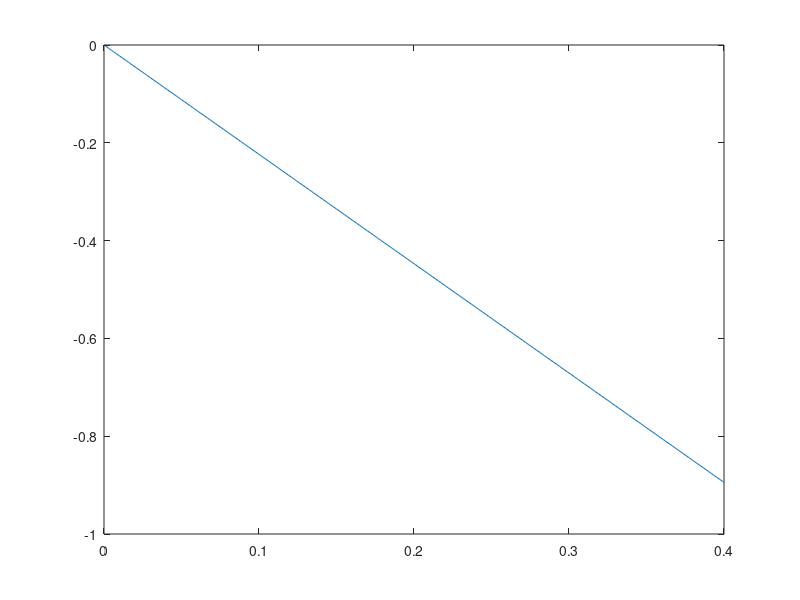
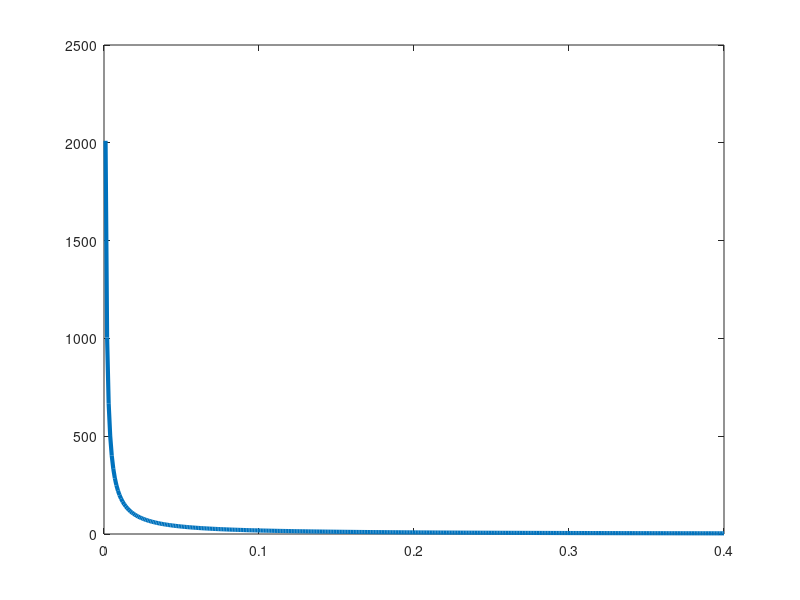

Write the MATLAB code that produced these figures, in order.
% The 1x2 pixel problem
%
% Bologna Winter School Crowd Group Effort 2023

% Here h should be between 0 and 1/2
h_vec = [.001:.001:.4];

% Construct the matrix
%A = [[1 1];[sqrt(5)/2 sqrt(5/4-5*h+5*h^2)]]
det_A_vec = zeros(size(h_vec));
cond_A_vec = zeros(size(h_vec));
for iii = 1:length(h_vec)
    h = h_vec(iii);
    A = [[1 1];[sqrt(5)/2 sqrt(5)/2-sqrt(5)*h]];
    det_A_vec(iii) = det(A);
    cond_A_vec(iii) = cond(A);
end

% Take a look
figure(1)
clf
plot(h_vec,det_A_vec)
figure(2)
clf
plot(h_vec,cond_A_vec,'linewidth',3)

